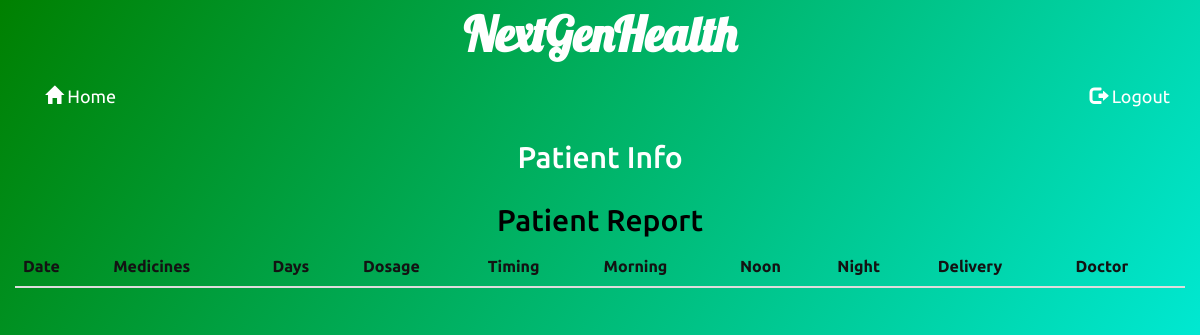
The page /pharmacy/ph_id=1/patient_id=1/ (signed in) on the database as committed earlier.
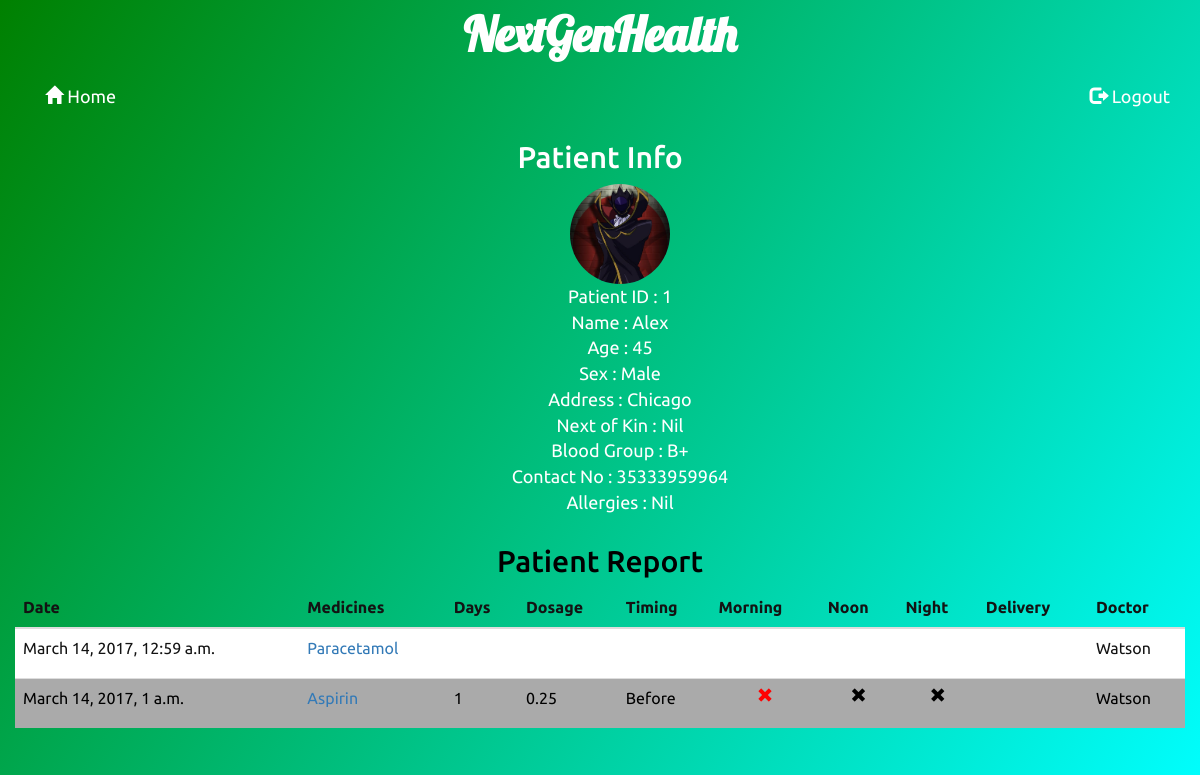
The same page on the database as committed later.
### patient/models.py (models this page shows, shortened)
class Patient(models.Model) :
    p_id = models.BigIntegerField(primary_key=True)
    user = models.OneToOneField(User , on_delete = models.CASCADE)
    p_image = models.ImageField(upload_to = 'images/patients')
    p_name = models.CharField(max_length = 50)
    p_age = models.IntegerField(null=False)
    p_sx = models.CharField(max_length = 10)
    p_addr = models.CharField(max_length = 100)
    p_NoK = models.CharField(max_length = 50 , default = "Nil")
    p_blood = models.CharField(max_length = 3)
    p_contact = models.CharField(max_length = 50)
    p_allerg = models.CharField(max_length = 100 , default = "Nil")

### doctor/models.py (models this page shows, shortened)
class Report(models.Model) :
    patient_no = models.ForeignKey(Patient)
    date = models.DateTimeField(auto_now_add = True)
    med = models.CharField(max_length = 1000)
    attach = models.ImageField(upload_to = 'images/attachments' , null = True , blank = True)
    doc = models.CharField(max_length = 50)
    class Meta :
        unique_together = (('patient_no' , 'date'),)
    @property
    def medsplit(self) :
        return self.med.split(',')

class Prescription(models.Model) :
    pres_id = models.ForeignKey(Report)
    dosage = models.DecimalField(max_digits = 3 , decimal_places = 2 , default = 1)
    morn = models.BooleanField()
    noon = models.BooleanField()
    nite = models.BooleanField()
    timing = models.CharField(max_length = 10)
    days = models.IntegerField(default = 1)

### pharmacy/views.py (the view)
# urls.py: url(r'^ph_id=(?P<ph_id>[0-9]+)/patient_id=(?P<patient_id>[0-9]+)/$' , views.infos , name = 'pharpatient_info') ,
@login_required(login_url = '/pharmacy/')
def infos(request , patient_id , ph_id, **kwargs) :
    reports = Report.objects.all()
    mreports = MedReport.objects.all()
    p_info = Patient.objects.all()
    result = Prescription.objects.all()
    phar = PHARMACY.objects.all()
    template = loader.get_template('infos.html')
    context = {'reports' : reports , 'patient_id' : patient_id ,'ph_id' : ph_id , 'mreports' : mreports , 'p_info' : p_info,'result':result , 'phar' : phar}
    try:
        pid = Report.objects.filter(patient_no=patient_id)
    except Report.DoesNotExist:
        raise Http404("Patient record does not exist in the database")
    return HttpResponse(template.render(context , request))

### pharmacy/template/infos.html (shortened to what the changed rows need)
<head>
    <link rel="stylesheet" href="/static/bootstrap-3.3.7-dist/css/bootstrap.min.css">
    <link rel="stylesheet" href="/static/animate.css">
</head>
<body style="background-color:#999;font-family: Ubuntu;font-size:18px;" id="info">
    <div class="container-fluid" style="text-align:center;color:#fff;">
            <h2>Patient Info</h2>
            {% for p in p_info %}
            {% if p.p_id|slugify == patient_id %}
              <ul style="list-style:none;">
                <li><img src="/../media/{{p.p_image}}" alt="{{p.p_image}}" class="img-circle img-responsive" height="100" width="100"  id="displayed"/></li>
                <li>Patient ID : {{patient_id}} <li>
                <li>Name : {{p.p_name}} </li>
                <li>Age : {{p.p_age}} </li>
                <li>Sex : {{p.p_sx}} </li>
                <li>Address : {{p.p_addr}} </li>
                <li>Next of Kin : {{p.p_NoK}} </li>
                <li>Blood Group : {{p.p_blood}} </li>
                <li>Contact No : {{p.p_contact}} </li>
                <li>Allergies : {{p.p_allerg}} </li>
              </ul>
            {%endif%}
            {%endfor%}
      </div>
        <div class="container-fluid" id="report-table" style="text-align:center;">
            <h2 style="color:#000;">Patient Report</h2>
            <table class="table table-striped" style="color:#131313;" id="tab">
                <thead>
                    <tr>
                        <th>Date</th>
                        <th>Medicines</th>
                        <th>Days</th>
                        <th>Dosage</th>
                        <th>Timing</th>
                        <th>Morning</th>
                        <th>Noon</th>
                        <th>Night</th>
                        <th>Delivery</th>
                        <th>Doctor</th>
                    </tr>
                </thead>
                <tbody>
                    {% for r in reports %}
                        {% if patient_id == r.patient_no.p_id|slugify %}
                            <tr>
                              <td>{{r.date}}</td>
                                <td>
                                {% for m in r.medsplit %}
                                    {% for i in mreports %}
                                        {% if m|slugify == i.medname|slugify %}
                                        <p><a href="../med/med_id={{i.med_no}}/">{{m}}</a></p>
                                        {%endif%}
                                    {%endfor%}
                                {%endfor%}
                              </td>   <td>             {% for p in result %}
                                          {% if p.pres_id == r %}
                            <p>{{p.days}}</p>{% endif %}
                            {% endfor %}</td>
                            <td>{% for p in result %}
                                        {% if p.pres_id == r %}<p>{{p.dosage}}</p>{% endif %}
                                        {% endfor %}</td>
                                        <td>{% for p in result %}
                                                    {% if p.pres_id == r %}<p>{{p.timing}}</p>{% endif %}
                                                    {% endfor %}</td>
                                        <td>{% for p in result %}
                                        {% if p.pres_id == r %}<p style="text-align:center;color:{% if p.morn == True %}green{% else %}red{% endif %}"><span class="glyphicon {% if p.morn == True %}glyphicon-ok{% else %}glyphicon-remove{% endif %}"></span></p>{% endif %}
                                        {% endfor %}</td>
                                        <td>{% for p in result %}
                                                    {% if p.pres_id == r %}<p style="text-align:center;"><span class="glyphicon {% if p.noon == True %}glyphicon-ok{% else %}glyphicon-remove{% endif %}"></span></p>{% endif %}
                                                    {% endfor %}</td>
                                                    <td>{% for p in result %}
                                                                {% if p.pres_id == r %}<p style="text-align:center;"><span class="glyphicon {% if p.nite == True %}glyphicon-ok{% else %}glyphicon-remove{% endif %}"></span></p>{% endif %}
                                                                {% endfor %}</td>
                                  <td>
                                  </td>
                            <td>{{r.doc}}</td>
                            </tr>
                        {% endif %}
                    {% endfor %}
                </tbody>
            </table>
        </div>
</body>

Rows that differ between the two databases and show on the page:
added Patient: p_image (picture), p_id "1", p_name "Alex", p_age "45", p_sx "Male", p_addr "Chicago", p_NoK "Nil", p_blood "B+", p_contact "35333959964", p_allerg "Nil"
now on this page (row edited): Report: date "March 14, 2017, 12:59 a.m.", med "Paracetamol", doc "Watson"
now on this page (row edited): Report: date "March 14, 2017, 1 a.m.", med "Aspirin", doc "Watson"
now on this page (row edited): Prescription: days "1", dosage "0.25", timing "Before", morn False (drawn), noon False (drawn), nite False (drawn)
